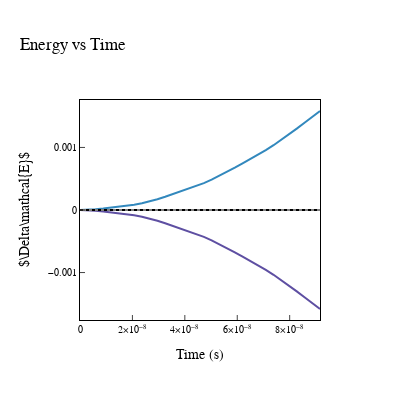

The cell this chart's notebook holds for it:
### Code cell
# Plot energy vs time
fig = go.Figure()
fig.add_trace(go.Scatter(x=data['time'], y=data['ekin']-data['ekin'][0], mode='lines', name=r"$\mathcal{K}$", line=dict(color=colors[0])))
fig.add_trace(go.Scatter(x=data['time'], y=data['epot']-data['epot'][0], mode='lines', name=r"$\mathcal{U}$", line=dict(color=colors[1])))
fig.add_trace(go.Scatter(x=data['time'], y=data['erev']-data['erev'][0], mode='lines', name=r"$\mathcal{R}$", line=dict(color=colors[2])))
fig.add_trace(go.Scatter(x=data['time'], y=data['econ']-data['econ'][0], mode='lines', name=r"$\mathcal{C}$", line=dict(color=colors[3])))
fig.add_trace(go.Scatter(x=data['time'], y=data['edis']-data['edis'][0], mode='lines', name=r"$\mathcal{G}$", line=dict(color='grey')))

#fig.add_trace(go.Scatter(x=data['time'], y=data['work']-data['work'][0], mode='lines', name=r"\mathcal{W}_\text{ext}"))
fig.add_trace(go.Scatter(x=data['time'], y=data['total_energy']-data['total_energy'][0], mode='lines', name='Total Energy',line=dict(color='black', width=2, dash='dot')))

fig.update_layout(
    title='Energy vs Time',
    xaxis_title='Time (s)',
    yaxis_title=r"$\Delta\mathcal{E}$",
    xaxis=dict(
        showgrid=False,
        showline=True,
        linewidth=1,
        linecolor='black',
        mirror=True,
        zeroline=False,
        ticks='inside',
        exponentformat='power',
        tickfont=dict(size=10),
    ),
    yaxis=dict(
        showgrid=False,
        showline=True,
        linewidth=1,
        linecolor='black',
        mirror=True,
        zeroline=False,
        ticks='inside',
        exponentformat='power',
        tickfont=dict(size=10),  
    ),
    font=dict(
        family="Latin-Modern",
        size=12,
        color="Black"
    ),
    legend=dict(
        x=0.97,              # position from the left (0 to 1)
        y=0.35,              # position from the bottom (0 to 1)
        bgcolor='rgba(255, 255, 255, 0.8)',  # white with 80% opacity
        bordercolor='black',
        borderwidth=1,
        orientation='h',   
        xanchor='right',
        yanchor='top',
    ),
    width=400, 
    height=400,
    showlegend=False,
    template="plotly_white")

fig.show()

### Figure 1 — Plotly figure (JSON) as saved in the notebook; plotly's stock layout.template omitted (floating-point values rounded to 4 significant figures)
{"data": [{"line": {"color": "rgb(94, 79, 162)"}, "mode": "lines", "name": "$\\mathcal{K}$", "type": "scatter", "x": [0, 2.954e-09, 5.908e-09, 8.861e-09, 1.182e-08, 1.477e-08, 1.772e-08, 2.068e-08, 2.363e-08, 2.658e-08, 2.954e-08, 3.249e-08, 3.545e-08, 3.84e-08, 4.135e-08, 4.431e-08, 4.726e-08, 5.021e-08, 5.317e-08, 5.612e-08, 5.908e-08, 6.203e-08, 6.498e-08, 6.794e-08, 7.089e-08, 7.384e-08, 7.68e-08, 7.975e-08, 8.271e-08, 8.566e-08, 8.861e-08, 9.157e-08], "y": [0, -3.455e-06, -1.215e-05, -2.427e-05, -3.797e-05, -5.227e-05, -6.758e-05, -8.566e-05, -0.0001086, -0.0001376, -0.0001725, -0.0002116, -0.0002528, -0.0002948, -0.0003373, -0.0003817, -0.0004302, -0.0004843, -0.0005443, -0.0006092, -0.0006769, -0.0007455, -0.0008145, -0.0008845, -0.0009575, -0.001036, -0.001119, -0.001208, -0.001301, -0.001394, -0.001488, -0.001582]}, {"line": {"color": "rgb(50, 136, 189)"}, "mode": "lines", "name": "$\\mathcal{U}$", "type": "scatter", "x": [0, 2.954e-09, 5.908e-09, 8.861e-09, 1.182e-08, 1.477e-08, 1.772e-08, 2.068e-08, 2.363e-08, 2.658e-08, 2.954e-08, 3.249e-08, 3.545e-08, 3.84e-08, 4.135e-08, 4.431e-08, 4.726e-08, 5.021e-08, 5.317e-08, 5.612e-08, 5.908e-08, 6.203e-08, 6.498e-08, 6.794e-08, 7.089e-08, 7.384e-08, 7.68e-08, 7.975e-08, 8.271e-08, 8.566e-08, 8.861e-08, 9.157e-08], "y": [0, 3.455e-06, 1.215e-05, 2.427e-05, 3.797e-05, 5.227e-05, 6.758e-05, 8.566e-05, 0.0001086, 0.0001376, 0.0001725, 0.0002116, 0.0002528, 0.0002948, 0.0003373, 0.0003817, 0.0004302, 0.0004843, 0.0005443, 0.0006092, 0.0006769, 0.0007455, 0.0008145, 0.0008845, 0.0009575, 0.001036, 0.001119, 0.001208, 0.001301, 0.001394, 0.001488, 0.001582]}, {"line": {"color": "rgb(136, 208, 164)"}, "mode": "lines", "name": "$\\mathcal{R}$", "type": "scatter", "x": [0, 2.954e-09, 5.908e-09, 8.861e-09, 1.182e-08, 1.477e-08, 1.772e-08, 2.068e-08, 2.363e-08, 2.658e-08, 2.954e-08, 3.249e-08, 3.545e-08, 3.84e-08, 4.135e-08, 4.431e-08, 4.726e-08, 5.021e-08, 5.317e-08, 5.612e-08, 5.908e-08, 6.203e-08, 6.498e-08, 6.794e-08, 7.089e-08, 7.384e-08, 7.68e-08, 7.975e-08, 8.271e-08, 8.566e-08, 8.861e-08, 9.157e-08], "y": [0, 0, 0, 0, 0, 0, 0, 0, 0, 0, 0, 0, 0, 0, 0, 0, 0, 0, 0, 3.035e-12, 2.319e-12, 7.988e-12, 7.836e-12, 1.127e-11, 4.27e-11, 1.229e-10, 2.331e-10, 4.626e-10, 6.782e-10, 9.641e-10, 1.421e-09, 2.248e-09]}, {"line": {"color": "rgb(200, 233, 158)"}, "mode": "lines", "name": "$\\mathcal{C}$", "type": "scatter", "x": [0, 2.954e-09, 5.908e-09, 8.861e-09, 1.182e-08, 1.477e-08, 1.772e-08, 2.068e-08, 2.363e-08, 2.658e-08, 2.954e-08, 3.249e-08, 3.545e-08, 3.84e-08, 4.135e-08, 4.431e-08, 4.726e-08, 5.021e-08, 5.317e-08, 5.612e-08, 5.908e-08, 6.203e-08, 6.498e-08, 6.794e-08, 7.089e-08, 7.384e-08, 7.68e-08, 7.975e-08, 8.271e-08, 8.566e-08, 8.861e-08, 9.157e-08], "y": [0, 0, 0, 0, 0, 0, 0, 0, 0, 0, 0, 0, 0, 0, 0, 0, 0, 0, 0, 0, 0, 0, 0, 0, 0, 0, 0, 0, 2.062e-17, 0, 6.106e-21, 1.234e-21]}, {"line": {"color": "grey"}, "mode": "lines", "name": "$\\mathcal{G}$", "type": "scatter", "x": [0, 2.954e-09, 5.908e-09, 8.861e-09, 1.182e-08, 1.477e-08, 1.772e-08, 2.068e-08, 2.363e-08, 2.658e-08, 2.954e-08, 3.249e-08, 3.545e-08, 3.84e-08, 4.135e-08, 4.431e-08, 4.726e-08, 5.021e-08, 5.317e-08, 5.612e-08, 5.908e-08, 6.203e-08, 6.498e-08, 6.794e-08, 7.089e-08, 7.384e-08, 7.68e-08, 7.975e-08, 8.271e-08, 8.566e-08, 8.861e-08, 9.157e-08], "y": [0, 0, 0, 0, 0, 0, 0, 0, 0, 0, 0, 0, 0, 0, 0, 0, 0, 0, 0, 1.613e-12, 1.784e-12, 3.31e-12, 5.214e-12, 5.113e-12, 3.458e-11, 1.101e-10, 2.194e-10, 4.388e-10, 6.419e-10, 9.199e-10, 1.332e-09, 2.081e-09]}, {"line": {"color": "black", "dash": "dot", "width": 2}, "mode": "lines", "name": "Total Energy", "type": "scatter", "x": [0, 2.954e-09, 5.908e-09, 8.861e-09, 1.182e-08, 1.477e-08, 1.772e-08, 2.068e-08, 2.363e-08, 2.658e-08, 2.954e-08, 3.249e-08, 3.545e-08, 3.84e-08, 4.135e-08, 4.431e-08, 4.726e-08, 5.021e-08, 5.317e-08, 5.612e-08, 5.908e-08, 6.203e-08, 6.498e-08, 6.794e-08, 7.089e-08, 7.384e-08, 7.68e-08, 7.975e-08, 8.271e-08, 8.566e-08, 8.861e-08, 9.157e-08], "y": [0, 7.747e-11, 1.46e-10, 2.27e-10, 2.696e-10, 2.525e-10, 1.761e-10, 8.639e-11, 3.31e-11, 4.34e-11, 1.135e-10, 2.032e-10, 2.648e-10, 2.698e-10, 2.128e-10, 1.232e-10, 5.203e-11, 3.807e-11, 8.727e-11, 1.745e-10, 2.538e-10, 2.831e-10, 2.471e-10, 1.664e-10, 8.34e-11, 4.494e-11, 7.133e-11, 1.492e-10, 2.399e-10, 2.908e-10, 2.808e-10, 2.148e-10]}], "layout": {"font": {"color": "Black", "family": "Latin-Modern", "size": 12}, "height": 400, "legend": {"bgcolor": "rgba(255, 255, 255, 0.8)", "bordercolor": "black", "borderwidth": 1, "orientation": "h", "x": 0.97, "xanchor": "right", "y": 0.35, "yanchor": "top"}, "showlegend": false, "title": {"text": "Energy vs Time"}, "width": 400, "xaxis": {"exponentformat": "power", "linecolor": "black", "linewidth": 1, "mirror": true, "showgrid": false, "showline": true, "tickfont": {"size": 10}, "ticks": "inside", "title": {"text": "Time (s)"}, "zeroline": false}, "yaxis": {"exponentformat": "power", "linecolor": "black", "linewidth": 1, "mirror": true, "showgrid": false, "showline": true, "tickfont": {"size": 10}, "ticks": "inside", "title": {"text": "$\\Delta\\mathcal{E}$"}, "zeroline": false}}}
